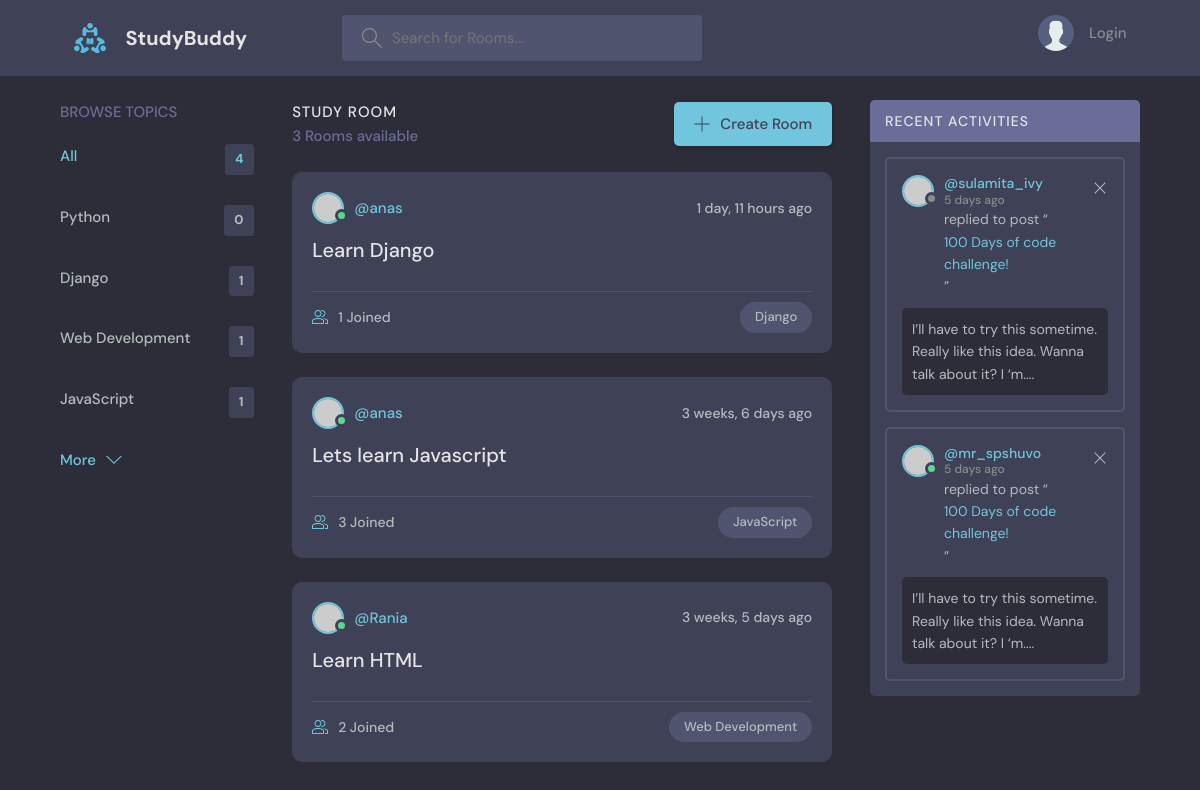
Before: / with the older database file.
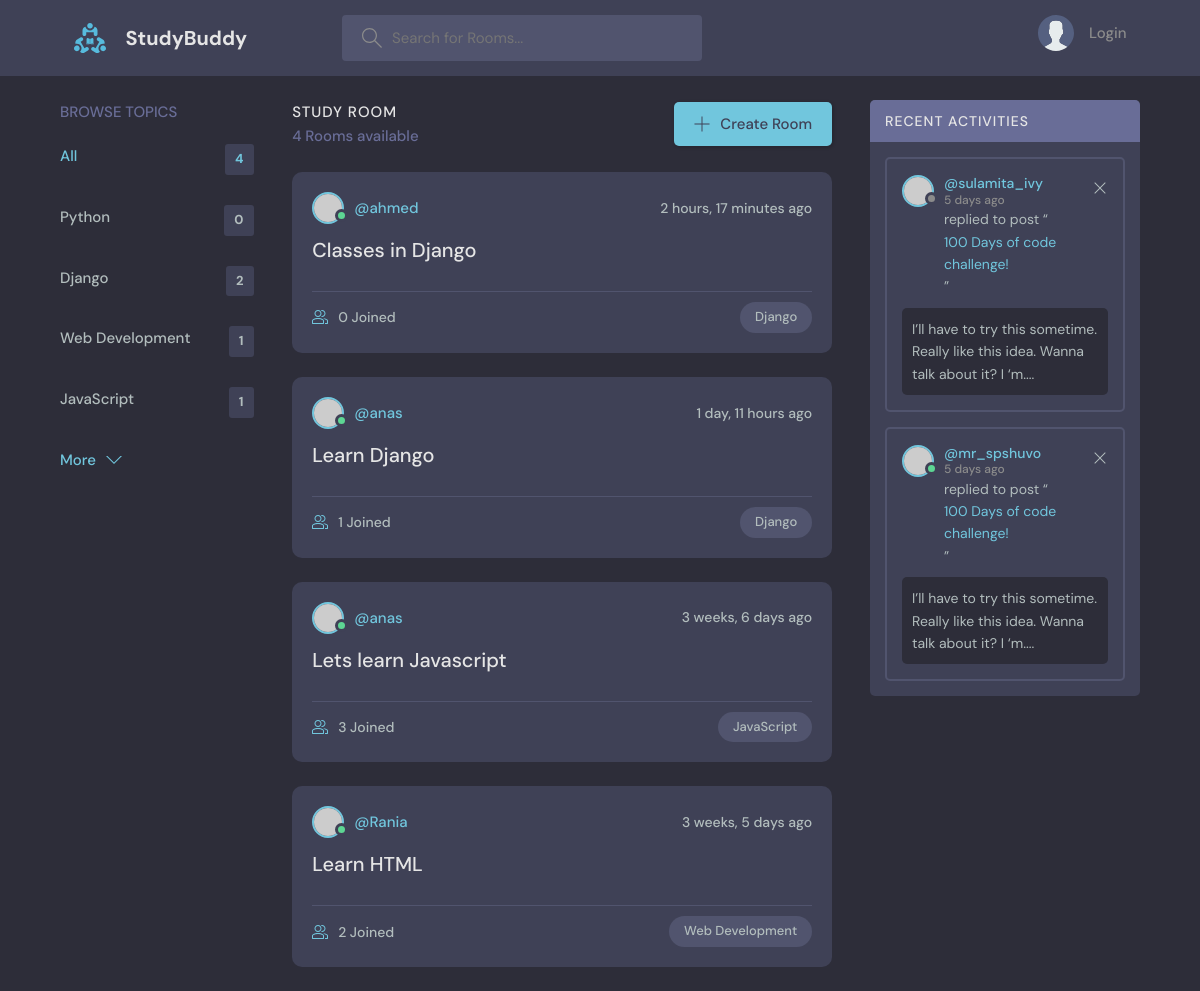
After: the same page with the newer database file.
### base/models.py (models this page shows, shortened)
class Topic(models.Model):
    name = models.CharField(max_length=200)

class Room(models.Model):
    host = models.ForeignKey(User, on_delete=models.SET_NULL, null=True)
    topic = models.ForeignKey(Topic, on_delete=models.SET_NULL, null=True)
    name = models.CharField(max_length=200)
    description = models.TextField(null=True, blank=True)
    participants = models.ManyToManyField(User, related_name='participants', blank=True)
    updated = models.DateTimeField(auto_now=True)
    created = models.DateTimeField(auto_now_add=True)
    class Meta:
        ordering = ['-updated', '-created']

### base/views.py (the view)
# urls.py: path('', views.home, name='home'),
def home(request):
    q = request.GET.get('q') if request.GET.get('q') != None else ''
    rooms = Room.objects.filter(
            Q(topic__name__icontains=q) |
            Q(name__icontains=q) |
            Q(description__icontains=q) |
            Q(host__username__icontains=q)
        )
    topics = Topic.objects.all()
    room_count = rooms.count()
    room_messages = Message.objects.filter(Q(room__topic__name__icontains=q))
    context = {'rooms': rooms, 'topics': topics, 'room_count': room_count, 'room_messages': room_messages}
    return render(request, 'base/home.html', context)

### base/templates/base/home.html (shortened to what this page needs)
    {% extends "main.html" %}
    {% block content %}
      <main class="layout layout--3">
        <div class="container">
          {% include "base/topics_component.html" %}
          <div class="roomList">
            <div class="roomList__header">
              <div>
                <h2>Study Room</h2>
                <p>{{ room_count }} Rooms available</p>
              </div>
              <a class="btn btn--main" href="create-room.html">
                <svg version="1.1" xmlns="http://www.w3.org/2000/svg" width="32" height="32" viewBox="0 0 32 32">
                  <title>add</title>
                  <path
                    d="M16.943 0.943h-1.885v14.115h-14.115v1.885h14.115v14.115h1.885v-14.115h14.115v-1.885h-14.115v-14.115z"
                  ></path>
                </svg>
                Create Room
              </a>
            </div>
            {% include 'base/feed_component.html' %}
          </div>
          <div class="activities">
            <div class="activities__header">
              <h2>Recent Activities</h2>
            </div>
            <div class="activities__box">
              <div class="activities__boxHeader roomListRoom__header">
                <a href="profile.html" class="roomListRoom__author">
                  <div class="avatar avatar--small">
                    <img src="https://randomuser.me/api/portraits/women/11.jpg" />
                  </div>
                  <p>
                    @sulamita_ivy
                    <span>5 days ago</span>
                  </p>
                </a>
                <div class="roomListRoom__actions">
                  <a href="#">
                    <svg version="1.1" xmlns="http://www.w3.org/2000/svg" width="32" height="32" viewBox="0 0 32 32">
                      <title>remove</title>
                      <path
                        d="M27.314 6.019l-1.333-1.333-9.98 9.981-9.981-9.981-1.333 1.333 9.981 9.981-9.981 9.98 1.333 1.333 9.981-9.98 9.98 9.98 1.333-1.333-9.98-9.98 9.98-9.981z"
                      ></path>
                    </svg>
                  </a>
                </div>
              </div>
              <div class="activities__boxContent">
                <p>replied to post “<a href="room.html">100 Days of code challenge!</a>”</p>
                <div class="activities__boxRoomContent">
                  I’ll have to try this sometime. Really like this idea. Wanna talk about it? I ‘m....
                </div>
              </div>
            </div>
            <div class="activities__box">
              <div class="activities__boxHeader roomListRoom__header">
                <a href="profile.html" class="roomListRoom__author">
                  <div class="avatar avatar--small active">
                    <img src="https://randomuser.me/api/portraits/men/13.jpg" />
                  </div>
                  <p>
                    @mr_spshuvo
                    <span>5 days ago</span>
                  </p>
                </a>
                <div class="roomListRoom__actions">
                  <a href="#">
                    <svg version="1.1" xmlns="http://www.w3.org/2000/svg" width="32" height="32" viewBox="0 0 32 32">
                      <title>remove</title>
                      <path
                        d="M27.314 6.019l-1.333-1.333-9.98 9.981-9.981-9.981-1.333 1.333 9.981 9.981-9.981 9.98 1.333 1.333 9.981-9.98 9.98 9.98 1.333-1.333-9.98-9.98 9.98-9.981z"
                      ></path>
                    </svg>
                  </a>
                </div>
              </div>
              <div class="activities__boxContent">
                <p>replied to post “<a href="room.html">100 Days of code challenge!</a>”</p>
                <div class="activities__boxRoomContent">
                  I’ll have to try this sometime. Really like this idea. Wanna talk about it? I ‘m....
                </div>
              </div>
            </div>
          </div>
        </div>
      </main>
    {% endblock %}

### base/templates/base/topics_component.html
<div class="topics">
    <div class="topics__header">
      <h2>Browse Topics</h2>
    </div>
    <ul class="topics__list">
      <li>
        <a href="{% url 'home' %}" class="active">All <span>{{ topics.count }}</span></a>
      </li>
      {% for topic in topics %}
        <li>
            <a href="{% url 'home' %}?q={{ topic.name }}">{{ topic.name }} <span>{{ topic.room_set.all.count }}</span></a>
        </li>
      {% endfor %}
    </ul>
    <a class="btn btn--link" href="topics.html">
      More
      <svg version="1.1" xmlns="http://www.w3.org/2000/svg" width="32" height="32" viewBox="0 0 32 32">
        <title>chevron-down</title>
        <path d="M16 21l-13-13h-3l16 16 16-16h-3l-13 13z"></path>
      </svg>
    </a>
  </div>

### base/templates/base/feed_component.html (shortened to what this page needs)
{% for room in rooms %}
    <div class="roomListRoom">
        <div class="roomListRoom__header">
        <a href="{% url 'user-profile' room.host.id %}" class="roomListRoom__author">
            <div class="avatar avatar--small active">
            <img src="https://randomuser.me/api/portraits/men/11.jpg" />
            </div>
            <span>@{{ room.host.username }}</span>
        </a>
        <div class="roomListRoom__actions">
            <span>{{ room.created | timesince }} ago</span>
        </div>
        </div>
        <div class="roomListRoom__content">
        <a href="{% url 'room' room.id %}">{{ room.name }}</a>
        </div>
        <div class="roomListRoom__meta">
        <a href="{% url 'room' room.id %}" class="roomListRoom__joined">
            {{ room.participants.all.count }} Joined
        </a>
        <p class="roomListRoom__topic">{{ room.topic.name }}</p>
        </div>
    </div>
{% endfor %}

Changed rows visible on the page:
computed for Topic "Django": room_set.all.count "1" → "2"
added Room: host.username "ahmed", created "2 hours, 17 minutes", name "Classes in Django", participants.all.count "0", topic.name "Django"
Other visible differences:
{{ room_count }}: "3" → "4"
